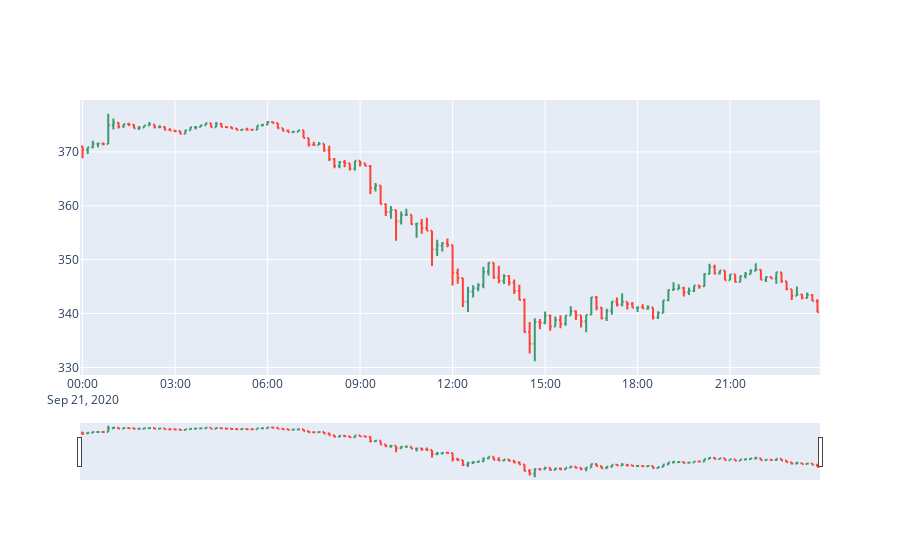

Notebook source saved alongside this figure:
### Code cell
go.Figure(data=go.Ohlc(x=ohlc.index,
                    open=ohlc['open'],
                    high=ohlc['high'],
                    low=ohlc['low'],
                    close=ohlc['close']))

### Figure 1 — Plotly figure (JSON) as saved in the notebook; plotly's stock layout.template omitted (floating-point values rounded to 4 significant figures; data arrays with more than 128 entries replaced by an {"elided": "..."} marker saying what was removed)
{"data": [{"close": {"elided": "144 float values"}, "high": {"elided": "144 float values"}, "low": {"elided": "144 float values"}, "open": {"elided": "144 float values"}, "type": "ohlc", "x": {"elided": "144 str values"}}], "layout": {}}
